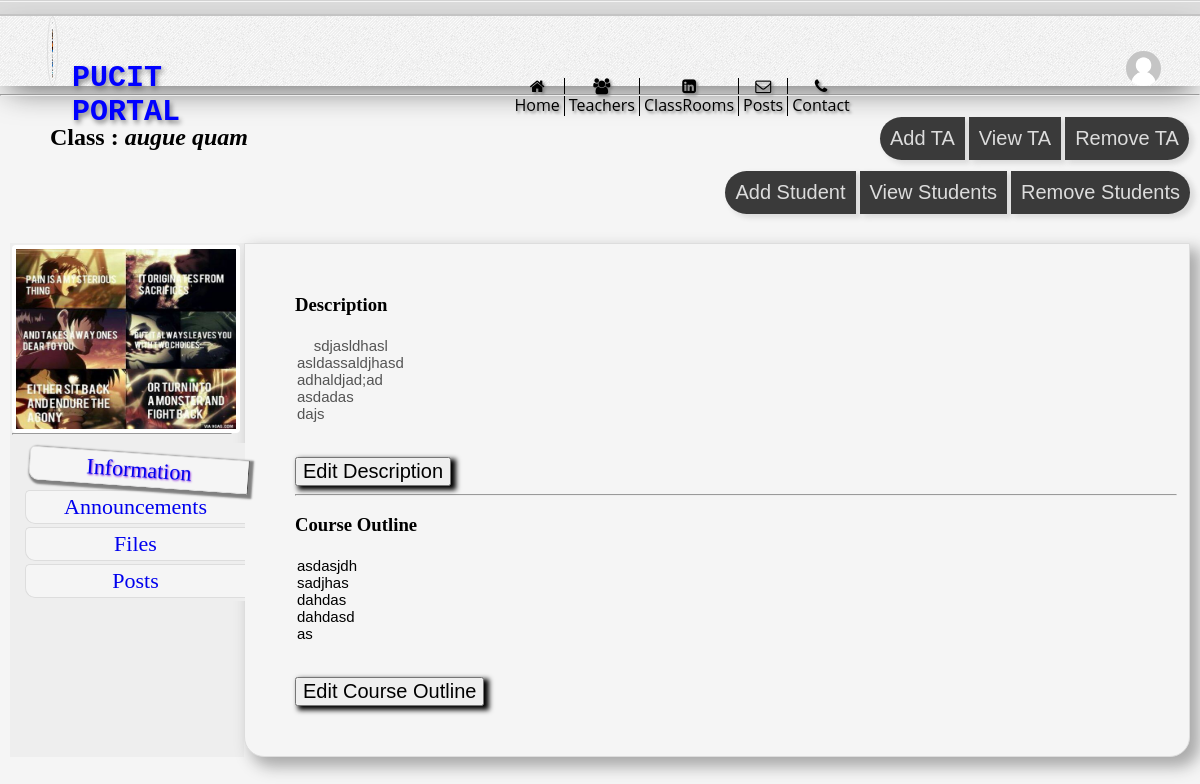
The app's page /Classrooms_HTML/ClassRooms_Info_TA_Teacher.php?class=1 (signed in) with its own data.
### tables this page shows
CREATE TABLE `classes` (
  `classId` int(4) unsigned NOT NULL AUTO_INCREMENT,
  `teacherId` int(4) unsigned DEFAULT NULL,
  `courseId` int(4) unsigned DEFAULT NULL,
  `description` longtext,
  `courseOutline` longtext,
  `image` varchar(45) DEFAULT NULL,
  PRIMARY KEY (`classId`)
);

CREATE TABLE `courses` (
  `courseId` int(4) unsigned NOT NULL AUTO_INCREMENT,
  `courseName` varchar(50) DEFAULT NULL,
  `credits` int(1) DEFAULT NULL,
  `description` longtext,
  PRIMARY KEY (`courseId`)
);

### Classrooms_HTML/ClassRooms_Info_TA_Teacher.php (the view, shortened to what this page needs)
<?php
    include ('thead.php');
    include ('../header.php');
    include ('classbodyhead_t.php');
?>
<?php $c=$_REQUEST['class']; ?>
<ul id="sub-nav" class="sub_child_content" style="min-width: 220px;position: relative;left: 13;">
                        <li  class="li_active"><a href=<?php echo '"ClassRooms_Info_TA_Teacher.php?class='.$c.'"' ?> >Information </a></li>
                        <li><a href=<?php echo '"ClassRooms_Announcements_Teacher_TA.php?class='.$c.'"' ?>>Announcements</a></li>
                        <li><a href=<?php echo '"ClassRooms_Files_TA_Teacher.php?class='.$c.'"' ?>>Files</a></li>
                        <li><a href=<?php echo '"ClassRooms_Posts_Teacher_TA.php?class='.$c.'"' ?>>Posts</a></li>
                    </ul>
</div>
<div class="sub_child_content sub_main_content" >
    <div id='desc'>
    <h3>Description</h3>
    <textarea disabled=true>
    <?php
        $sql = 'select description,courseOutline from classes where classId = '.$_REQUEST['class'].';';
        $res = $db->query($sql);
        $row = $res->fetch(PDO::FETCH_NUM);
        echo $row[0];
        echo '</textarea><br><br><input type="button" class="btnClass" style="float:none;" id="e-desc" value="Edit Description"></div><hr><div id="outline"><h3>Course Outline</h3><textarea>'.$row[1].'</textarea><br><br><input type="button" class="btnClass" style="float:none;"  id="e-out" value="Edit Course Outline">';
    ?>
    </div>
</div></div></div></div>
    </body>
</html>

### Classrooms_HTML/classbodyhead_t.php (shortened to what this page needs)
<hr style="margin-top:20px;">
        <div id="class-announcements-page">
            <div id="class-announcements-content">
                <h2 style="min-width: 70%;display: inline-block;">Class : <i>
                    <?php
        $sql = 'select c.courseName,c1.image from courses c,classes c1 where c.courseId = c1.courseId and classId ='.$_REQUEST['class'];
        $res = $db->query($sql);
        $row = $res->fetch(PDO::FETCH_ASSOC);
            echo $row['courseName'];
                    $img = $row['image'];
                    $img = '../image/'.$img;
                    ?>
                    </i></h2>
                <?php
                $sql = "Select type from person where id = ".$_SESSION['user'];
    $res = $db->query($sql);
    $row = $res->fetch(PDO::FETCH_ASSOC);
        $t = $row['type'];
        if($t==1){
                include('classTA.php');
        }
                ?>
                <div id="sub-content">
                    <div id="class-announcements-sidebar" class="sub_child_content" style="border: 0px solid black;">
                        <div id="class-logo-announcements-content">
                            <img src=<?php echo $img; ?> alt="Image Not Found...." >
                        </div>
                        <hr/>

### css/style.css (style rules this page uses)
div,p { padding: 0px; border: 0px solid black; }
#class-announcements-sidebar { margin-left:50px; margin-right:20px; }
#class-announcements-content { margin-left:10px; margin-right:10px; }
#class-announcements-page { width: 100%; }
#class-logo-announcements-content { margin: auto; width: 220px; height: 180px; }
#class-announcements-content h2 { padding-left: 40px; }
#class-logo-announcements-content img { width: 100%; height: 100%; background-color: #fff; border-radius: 4px; padding: 4px; }
#sub-content .sub_child_content { display: table-cell; clear: both; background-color: #EEEEEE; padding-right: 12px; padding-left: 2px; padding-top: 2px; }
#sub-content { display: table; -webkit-column-span: all; -webkit-column-count: 5; -webkit-column-rule: 2px dotted }
#sub-content .sub_main_content { min-height: 300px; width: 100%; background-color: whitesmoke; border: 1px solid #ddd; border-bottom-left-radius: 20px; border-bottom-right-radius: 20px; z-index: 0; padding-top: 50px; padding-left: 50px; padding-bottom: 50px; box-shadow: 8px 8px 15px 2px #aaa; margin-left: 3%; vertical-align: middle; -webkit-column-fill: 60%; }
#sub-content #sub-nav > * { padding: 3; font-size: 22px; border-top-left-radius: 5px; border-bottom-left-radius: 10px; border-bottom: 1px #ddd solid; border-left: 1px #ddd solid; border-top: 1px #ddd solid; background-color: #F5F5F5; z-index: 13; text-align: center; margin-bottom: 3px; }
#sub-content #sub-nav { margin-top: 30px; padding: 0; list-style: none; }
.li_active { position: relative; left: 4px; border: 1px solid #4c4c4c; box-shadow: 2px 2px 2px 2px grey; text-shadow: 1px 1px 2px blueviolet; transform: rotate(4deg); margin-top: 10px; }
.btnClass { font-size: 20px;box-shadow: 4px 3px 5px 1px;float: right;margin-right: 14%; }

### css/headr.css (style rules this page uses)
body { margin: 0; background-color: whitesmoke; }

### Classrooms_HTML/ClassRooms_Info_TA_Teacher.php (style rules this page uses)
textarea { background: whitesmoke; border: 0px; resize: none; width: 100%; height: 100%; overflow: auto; font-size: 15px; font-family: sans-serif; }

### records on screen
classes: courseId.courseName "augue quam", description "sdjasldhasl asldassaldjhasd adhaldjad;ad asdadas dajs", courseOutline "asdasjdh sadjhas dahdas dahdasd as"
